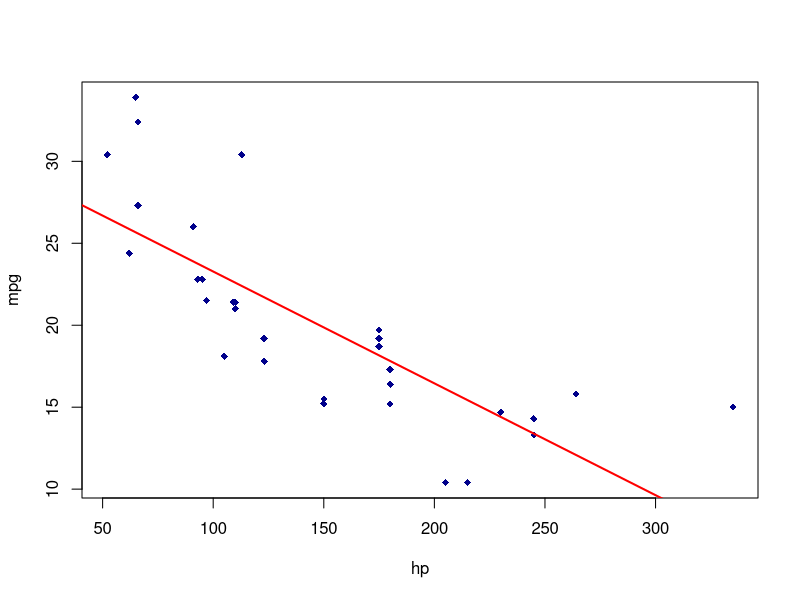
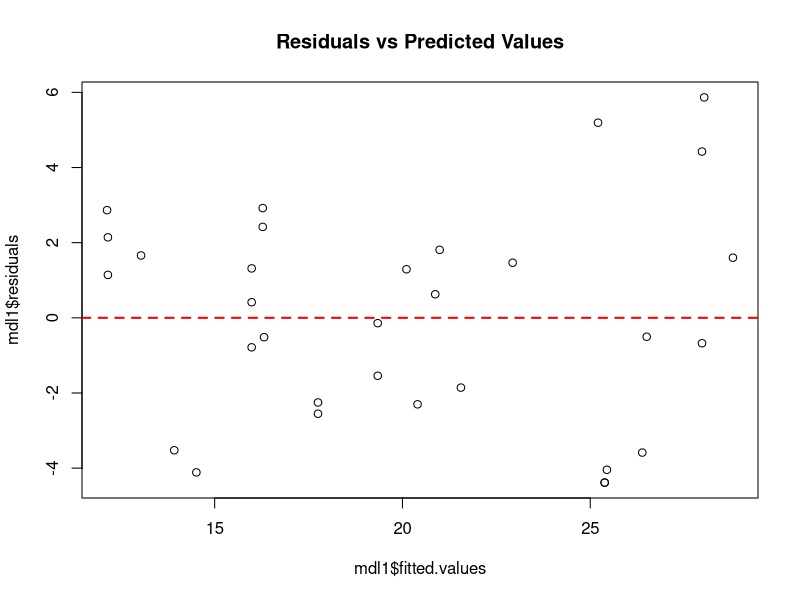

Source code (R) for these figures, in order: (Note: this script raises an error after producing the figures.)
## ---- chunk 1
knitr::opts_chunk$set(echo = TRUE)
## ---- chunk 2
mdl <- lm(mpg ~ hp, data = mtcars)

mdl

plot(mtcars$mpg~mtcars$hp,
     col="darkblue",pch=18,
     ylab="mpg",
     xlab="hp")
abline(mdl,lwd=2,col="red")

mdl1 <- lm(mpg ~ hp+am, data = mtcars)

summary(mdl1)

plot(mdl1$residuals~mdl1$fitted.values,main="Residuals vs Predicted Values")
abline(h=0,col="red",lty=2,lwd=2) 

library(car)
ncvTest(mdl1)

bptest(mdl1)

hist(mdl1$residuals,col="grey75",main="Distribution of Residuals")
curve(dnorm(x,mean(mdl1$residuals),sd(mdl1$residuals)),add=T,col="red")

plot(mdl1,which=4)

# cooks distance

cd_mdl1<-cooks.distance(mdl1)

sum(cd_mdl1 > 4 / length(cd_mdl1))


residuals(mdl1)
fitted(mdl1)

## ---- chunk 3
str(ChickWeight)

# Get the 16-week chick weights
weights <- (ChickWeight$weight[ChickWeight$Time==16])

library(MASS)
# Plot the normalized histogram
truehist(weights)
# Add the density curve to the histogram
lines(density(weights))

library(car)
qqPlot(weights)

qqPlot(Boston$tax)

## ---- chunk 4
linear_model <-lm(Gas~Temp,data=whiteside)

whiteside$Temp

fitted(linear_model)

linear_model$fitted.values

lm(Gas~Temp,data=whiteside)

summary(linear_model)

# Create a Gas vs. Temp scatterplot from the whiteside data
plot(Gas~Temp,data=whiteside)

# Use abline() to add the linear regression line
abline(linear_model,lty=2)
